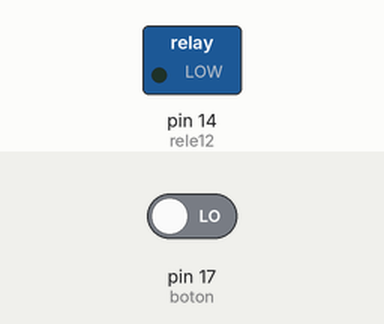
A sketch run on a simulated Arduino Uno, built with avr-gcc and run on an emulated ATmega328P. Shown: switched loads named in the sketch (green lamp = pin HIGH). Inputs (shaded band) come from the test bench; at power-on: pin 17 (boton) LOW.

Above: at 4.2 s.
4.3 s: pin 17 (boton) driven LOW
5.8 s: pin 17 (boton) driven HIGH
At 6.1 s:
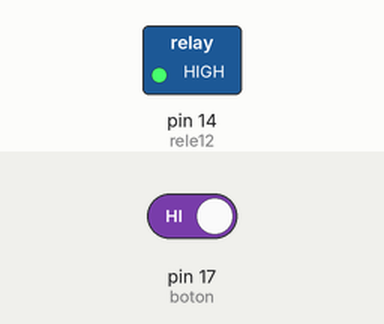
Timing chart, 0 to 8.8 s (numbered marks = the images above; inputs shaded):
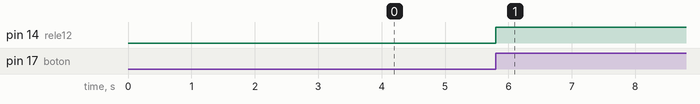

Measured:
- after the input at 4.3 s, every drawn part: stays the same
- after the input at 5.8 s, pin 14 (rele12): LOW → HIGH at once

The sketch:

sketch_oct13a.ino
```cpp
int boton = 17;
int estadoBoton;
int rele12 = 14;

long previousMillis = 0;
long intervalOn = 3000;           // medio segundo  ON
long intervalOff = 5000;         // cinco segundos OFF
int ledState = LOW;             // ledState used to set the LED


void setup() {
pinMode(boton, INPUT);
pinMode(rele12, OUTPUT);
}

void loop() {
  estadoBoton = digitalRead(boton);

unsigned long currentMillis = millis();
  if(estadoBoton == HIGH) {
    if(currentMillis - previousMillis > intervalOff) {
            previousMillis = currentMillis;
            ledState = HIGH;}
} else {

          ledState = LOW;

}

 digitalWrite(rele12,ledState);


}
```
